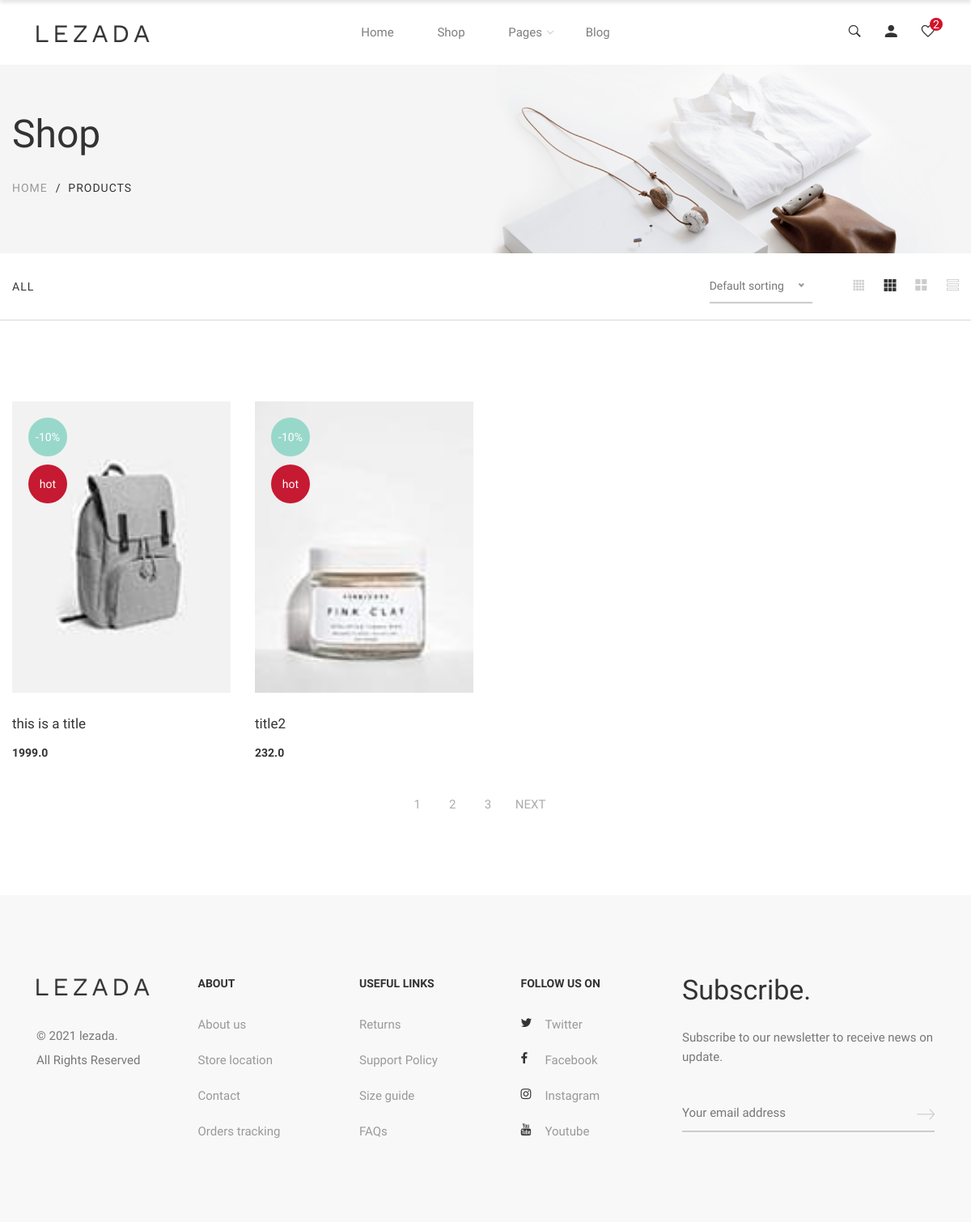
The page /products on the database as committed earlier.
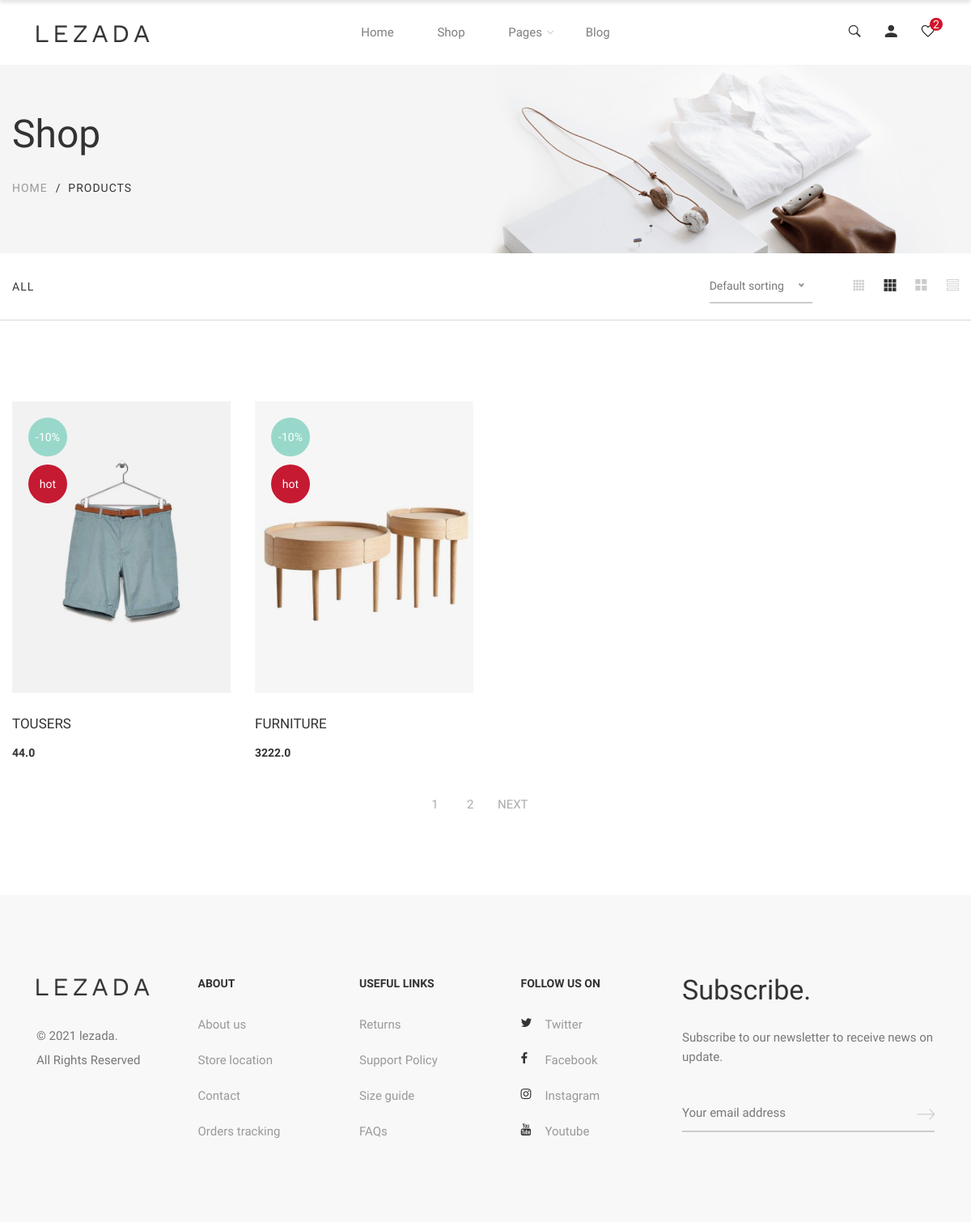
The same page on the database as committed later.
### products/models.py (models this page shows, shortened)
class Product(models.Model):
    LIVE = 1
    DELETE = 0
    DELETE_CHOICES = ((LIVE,'live'),(DELETE,'delete'))
    title = models.CharField(max_length=200)
    price = models.FloatField()
    description = models.TextField()
    image = models.ImageField(upload_to='media/')
    priority = models.IntegerField(default=0)
    delete_status = models.IntegerField(choices=DELETE_CHOICES,default=LIVE)
    created_at = models.DateTimeField(auto_now_add=True)
    updated_at = models.DateTimeField(auto_now=True)

### products/views.py (the view)
# urls.py: path('products',views.product_list,name="product"),
def product_list(request):
    page = 1
    if request.GET:
        page=request.GET.get('page',1)
    product__list = Product.objects.order_by('-priority')
    product_paginator = Paginator(product__list,2)
    product__list = product_paginator.get_page(page)
    context = {'products':product__list}
    return render(request,'product.html',context)

### products/templatetags/pages.py (called while the page is built)
@register.filter(name='pages')
def pages(list_data,page_size):
    page = []
    i = 0
    for data in list_data:
        page.append(data)
        i = i+1
        if i==page_size:
            yield page
            i = 0
            page = []
    yield page

### templates/product.html (shortened to what the changed rows need)
{% load static %}
<!DOCTYPE html>
<html class="no-js" lang="zxx">
<head>
	<link href="{% static 'css/bootstrap.min.css' %}" rel="stylesheet">
	<link href="{% static 'css/font-awesome.min.css' %}" rel="stylesheet">
	<link href="{% static 'css/ionicons.min.css' %}" rel="stylesheet">
	<link href="{% static 'css/themify-icons.css' %}" rel="stylesheet">
	<link href="{% static 'css/plugins.css' %}" rel="stylesheet">
	<link href="{% static 'css/helper.css' %}" rel="stylesheet">
	<link href="{% static 'css/main.css' %}" rel="stylesheet">
</head>
<body>
	<div class="breadcrumb-area breadcrumb-bg-2 pt-50 pb-70">
		<div class="container">
			<div class="row">
				<div class="col-lg-12">
					<h1 class="breadcrumb-title">Shop</h1>
				</div>
			</div>
		</div>
	</div>
	<div class="shop-page-wrapper">
		<div class="shop-page-content mt-100 mb-100">
			<div class="container">
				<div class="row">
{% block prodata %}
{% include 'product-data.html' %}
 {% endblock prodata %}
					</div>
				</div>
			</div>
		</div>
	</div>
	<div class="footer-container footer-one pt-100 pb-50">
		<div class="container wide">
			<div class="row">
				<div class="col footer-single-widget">
					<div class="footer-subscription-widget">
						<h2 class="footer-subscription-title">Subscribe.</h2>
					</div>
				</div>
			</div>
		</div>
	</div>
</body>
</html>

### templates/product-data.html (shortened to what this page needs)
{% load static %}
{% load pages %}
{% for pro in products|pages:4 %}
<div class="col-lg-12 order-1 order-lg-2 mb-md-80 mb-sm-80">
   <div class="row product-isotope shop-product-wrap four-column">
       {% for product in pro %}
           <div class="col-12 col-lg-3 col-md-6 col-sm-6 mb-45 hot sale">
               <div class="single-product">
                   <div class="single-product__image">
                       <a class="image-wrap" href="{% url 'viewproduct' product.id %}">
	<img src={{product.image.url}} class="img-fluid" alt="">
                       </a>
                       <div class="single-product__floating-badges">
                           <span class="onsale">-10%</span>
                           <span class="hot">hot</span>
                       </div>
                       <div class="single-product__floating-icons">
                       </div>
                   </div>
                   <div class="single-product__content">
                       <div class="title">
 <h3> <a href="shop-product-basic.html">{{product.title}}</a></h3>
                       </div>
                       <div class="price">
	 <span class="main-price">{{product.price}}</span>
                       </div>
                   </div>
               </div>
           </div>
           {% endfor %}
</div>
{% endfor %}
<div class="row">
	<div class="col-lg-12">
		<div class="pagination text-center">
			<ul>
                {% for i in products.paginator.page_range %}
				<li class="activee"><a href="?page={{i}}">{{i}}</a></li>
				{% endfor %}
                {% if products.has_next %}
				<li><a href="?page={{products.next_page_number}}">NEXT</a></li>
                {% endif %}
			</ul>
		</div>
	</div>
</div>

Rows that differ between the two databases and show on the page:
removed Product: image (picture), title "this is a title", price "1999.0"
removed Product: image (picture), title "title2", price "232.0"
added Product: image (picture), title "TOUSERS", price "44.0"
added Product: image (picture), title "FURNITURE", price "3222.0"
Other text that changed with them:
list line gone: "3"
